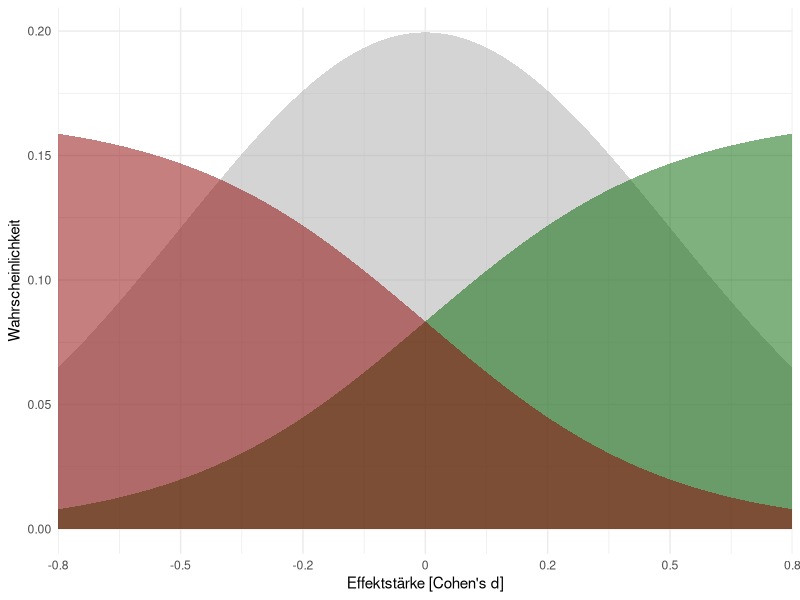
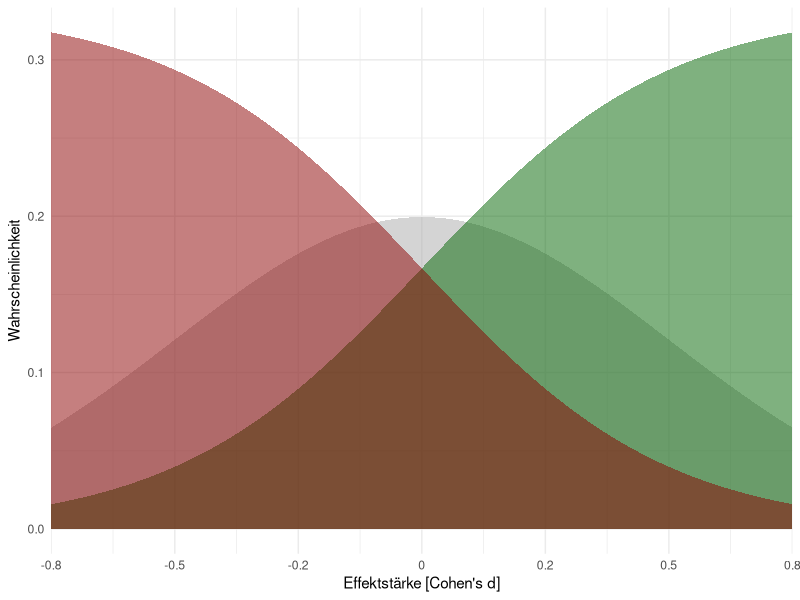

These figures' R source, in order:
## ---- chunk 1
knitr::opts_chunk$set(echo = FALSE,
                      message=FALSE, 
                      warning=FALSE)

### SWITCH ON PRESENTER MODE
# ?presentme=true


### DOWNLOAD NEWEST SOURCES
# download.file("https://drive.google.com/uc?export=download&id=1NOgadyAeqmtqJ2mLI0GZHmOkavS5LLeW",
#               "www/references.bib", overwrite = T)


library(fontawesome)
library(kableExtra)
## ---- chunk 2
options("kableExtra.html.bsTable" = T)

measures <- data.frame(construct = c(
                         "Perceived task difficulty",
                         "Sensitivity",
                         "Accuracy",
                         "Efficiency",
                         "Perceived informativeness",
                         "Perceived value",
                         "Intention to use"),
                       example_item = c(
                         "How difficult was it for you to understand the figure?",
                         "Is one group superior to the other or are they approximately the same?",
                         "How much percent of the groups will overlap on the test score?",
                         "[time taken to answer sensitivity and accuracy]",
                         "How informative do you perceive the way the information is presented in the figure?",
                         "To what extent are these results relevant for your future teaching?",
                         "How likely is it that you will consider consequences based on the results in your future teaching?"
                       ),
                       source = c(
                         "(Marcus et al., 1996)",
                         "(Merk et al., under review)",
                         "own creation",
                         "own creation",
                         "(Lortie-Forgues et al., 2021)
",
                         "own creation",
                         "own creation"
                       ))

measures %>%
  kbl() %>%
  kable_styling(font_size = 24) %>%
  row_spec(1, background = "#efefef") %>%
  row_spec(5:7, background = "#efefef")
## ---- chunk 3
library(tidyverse)
scurve1 <- function(x){
    y <- exp(x) / (1 + exp(x))
    y <- y/verkleinerung
    return(y)
}

scurve2 <- function(x){
    y <- exp(-x) / (1 + exp(-x))
    y <- y/verkleinerung
    return(y)
}


mydnorm <- function(x){
    y <- dnorm(x, sd = 2)
    return(y)
}

p <- ggplot(data = data.frame(x = c(-3, 3)), aes(x))

verkleinerung <- 6

p + stat_function(fun = mydnorm, n = 100, geom = "area", alpha = .5, fill = "darkgrey") +
            stat_function(fun = scurve1, n = 100, geom = "area", alpha = .5, fill = "darkgreen") +
            stat_function(fun = scurve2, n = 100, geom = "area", alpha = .5, fill = "darkred") +
            scale_x_continuous(breaks = c(-3,-2,-1,0,1,2,3), 
                               labels = c(-.8, -.5, -.2, 0, .2, .5, .8), expand = c(0,0)) +
            xlab("Effektstärke [Cohen's d]") +
            ylab("Wahrscheinlichkeit") +
            theme_minimal()

verkleinerung <- 3

p + stat_function(fun = mydnorm, n = 100, geom = "area", alpha = .5, fill = "darkgrey") +
            stat_function(fun = scurve1, n = 100, geom = "area", alpha = .5, fill = "darkgreen") +
            stat_function(fun = scurve2, n = 100, geom = "area", alpha = .5, fill = "darkred") +
            scale_x_continuous(breaks = c(-3,-2,-1,0,1,2,3), 
                               labels = c(-.8, -.5, -.2, 0, .2, .5, .8), expand = c(0,0)) +
            xlab("Effektstärke [Cohen's d]") +
            ylab("Wahrscheinlichkeit") +
            theme_minimal()
## ---- chunk 4
measures %>%
  kbl() %>%
  kable_styling(font_size = 24) %>%
  row_spec(1, background = "#efefef") %>%
  row_spec(5:7, background = "#efefef")
